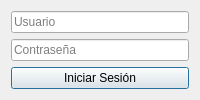
<?xml version="1.0" encoding="UTF-8"?>
<ui version="4.0">
 <class>LoginDialog</class>
 <widget class="QDialog" name="LoginDialog">
  <property name="windowTitle">
   <string>Login</string>
  </property>
  <layout class="QVBoxLayout">

   <item>
    <widget class="QLineEdit" name="usernameEdit">
     <property name="placeholderText">
      <string>Usuario</string>
     </property>
    </widget>
   </item>

   <item>
    <widget class="QLineEdit" name="passwordEdit">
     <property name="placeholderText">
      <string>Contraseña</string>
     </property>
     <property name="echoMode">
      <enum>QLineEdit::Password</enum>
     </property>
    </widget>
   </item>

   <item>
    <widget class="QPushButton" name="loginButton">
     <property name="text">
      <string>Iniciar Sesión</string>
     </property>
    </widget>
   </item>

  </layout>
 </widget>
 <resources/>
 <connections/>
</ui>
